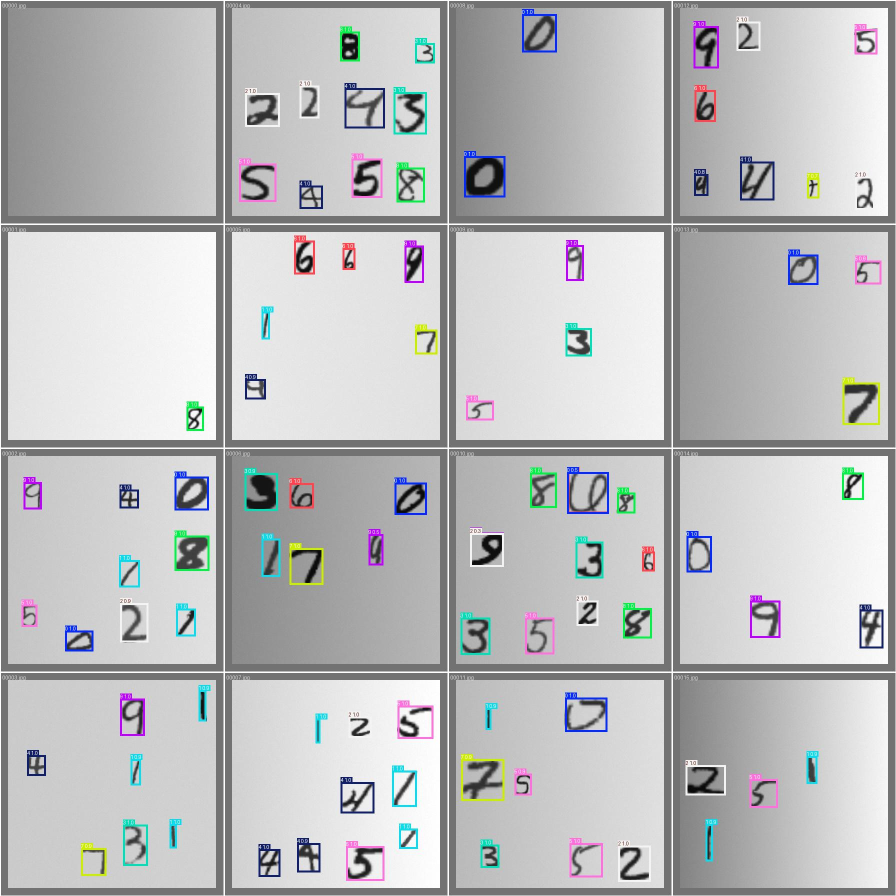
#> input picture reports/yolo/digits_20261031_180956_test/val_batch0_pred.jpg, 1792 x 1792 px (shown at 1/2 size)
$ python -i preprocess.py   (imports and definitions only)
#> lines starting #> are read from the running program, lines starting #| are printed output that depends on the picture; after the words box and inside, x2 and y2 are one past the last pixel; in counts of white or black regions, pixels touching at a corner belong together
#> further down, picture is the input picture: shape (1792, 1792, 3); mean B, G, R 188.8, 187.8, 186.9
"""Ảnh OpenCV BGR/BGRA hoặc grayscale uint8 -> tensor MNIST."""
from pathlib import Path
import cv2
import numpy as np
from PIL import Image, ImageOps, UnidentifiedImageError


class EmptyImageError(ValueError):
    pass


# [12 lines left out: function read_image, not called in this run]


def preprocess(image, polarity='auto', mode='standard'):
#> called with polarity = 'auto', mode = 'standard'
    if mode not in ('standard', 'paper'):
        raise ValueError('Chế độ phải là standard hoặc paper.')
    if polarity not in ('auto', 'dark', 'light'):
        raise ValueError('Polarity phải là auto, dark hoặc light.')
    if image is None or image.size == 0:
        raise EmptyImageError('Ảnh trống.')
    if image.dtype != np.uint8:
        raise ValueError('Ảnh đầu vào phải là uint8 (0..255).')
    if image.ndim == 3:
        if image.shape[2] == 4:
            alpha = image[..., 3:4].astype(np.float32) / 255
            image = (image[..., :3] * alpha + 255 * (1 - alpha)).astype(np.uint8)
        if image.shape[2] != 3:
            raise ValueError('Ảnh phải có 1, 3 hoặc 4 kênh.')
        gray = cv2.cvtColor(image, cv2.COLOR_BGR2GRAY)
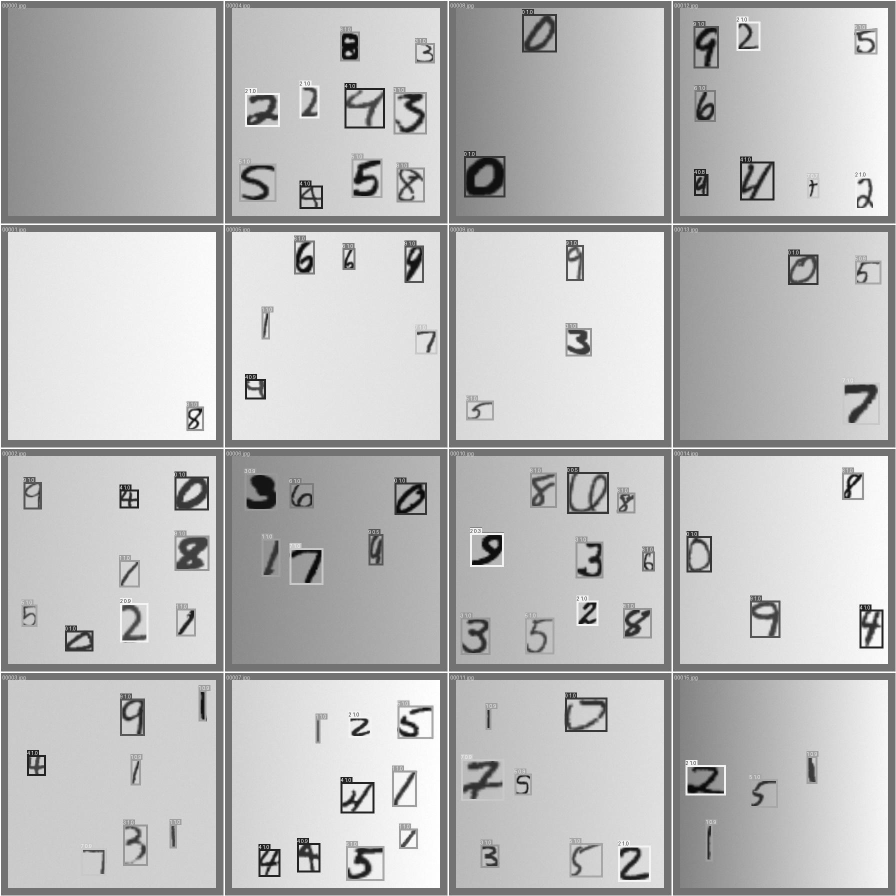
#> gray: shape (1792, 1792) (shown at 1/2 size); min 2, max 255, mean 187.6
    elif image.ndim == 2:
        gray = image.copy()
    else:
        raise ValueError('Kích thước ảnh không hợp lệ.')
    if min(gray.shape) < 3 or int(gray.max()) - int(gray.min()) < 15:
        raise EmptyImageError('Không tìm thấy nét chữ đủ rõ.')
    if mode == 'paper':
        # Giới hạn kích thước để xử lý ảnh điện thoại mà không tốn quá nhiều RAM.
        if max(gray.shape) > 1200:
            scale = 1200 / max(gray.shape)
            gray = cv2.resize(gray, None, fx=scale, fy=scale, interpolation=cv2.INTER_AREA)
        # Chế độ giấy giả định mực tối trên giấy sáng. Closing ước lượng nền
        # chậm biến thiên, division giảm bóng/gradient trước khi tìm nét mực.
        if polarity == 'light':
            gray = 255 - gray
        kernel_size = max(15, int(min(gray.shape) * .15) | 1)
        background = cv2.morphologyEx(gray, cv2.MORPH_CLOSE,
                                      cv2.getStructuringElement(cv2.MORPH_ELLIPSE, (kernel_size, kernel_size)))
        gray = 255 - cv2.divide(gray, np.maximum(background, 1), scale=255)
        if int(gray.max()) < 15:
            raise EmptyImageError('Không tìm thấy nét mực rõ trên giấy.')
        threshold, _ = cv2.threshold(gray, 0, 255, cv2.THRESH_BINARY + cv2.THRESH_OTSU)
        _, mask = cv2.threshold(gray, max(15, threshold), 255, cv2.THRESH_BINARY)
    else:
        border = np.concatenate((gray[0], gray[-1], gray[:, 0], gray[:, -1]))
#> border = 7168 values, max 255 at index 0, min 233 at index 5378, mean 254.8
        if polarity == 'dark' or (polarity == 'auto' and np.median(border) > 127):
            gray = 255 - gray
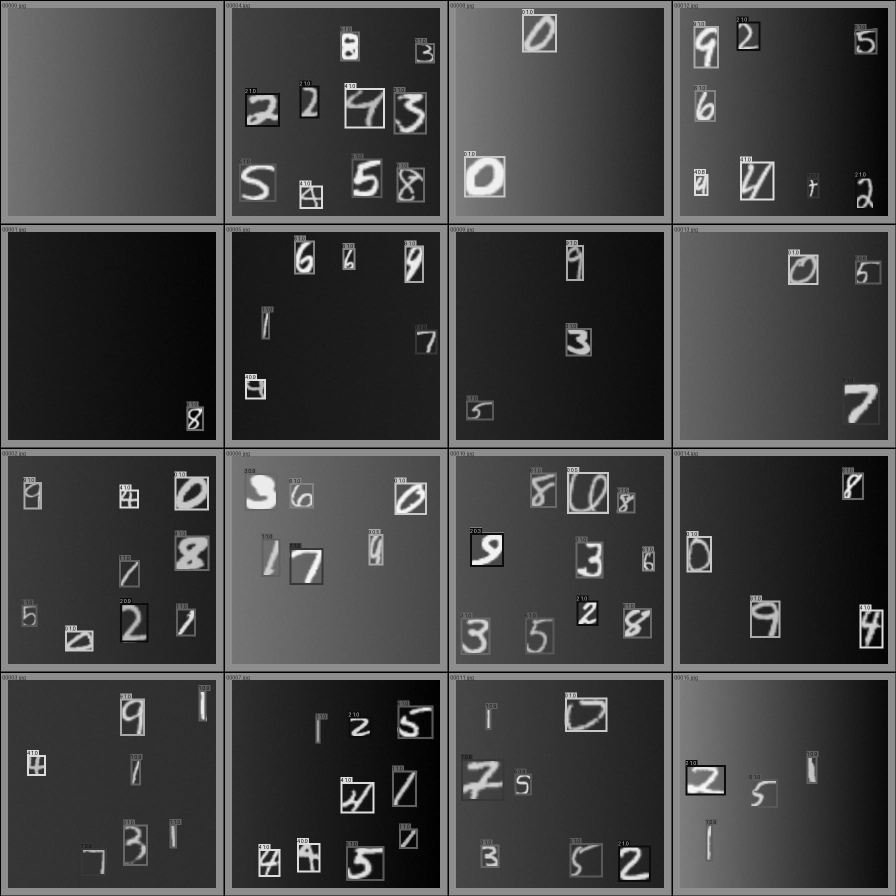
#> gray: shape (1792, 1792) (shown at 1/2 size); min 0, max 253, mean 67.4
        _, mask = cv2.threshold(gray, 0, 255, cv2.THRESH_BINARY + cv2.THRESH_OTSU)
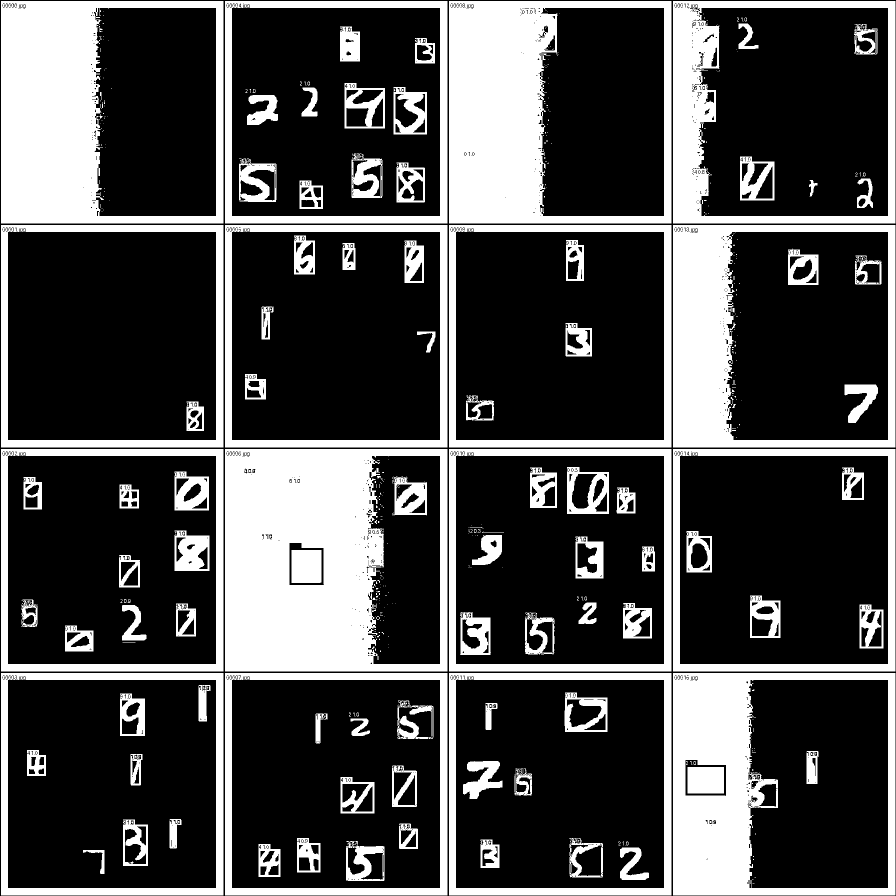
#> mask: shape (1792, 1792) (shown at 1/2 size); 29.1% white; 597 white regions (475 under 20 px), largest, box (x1, y1, x2, y2) and area: (450, 898, 895, 1343) 137946, (2, 2, 447, 447) 99614, (898, 2, 1343, 447) 98423
    count, labels, stats, _ = cv2.connectedComponentsWithStats(mask)
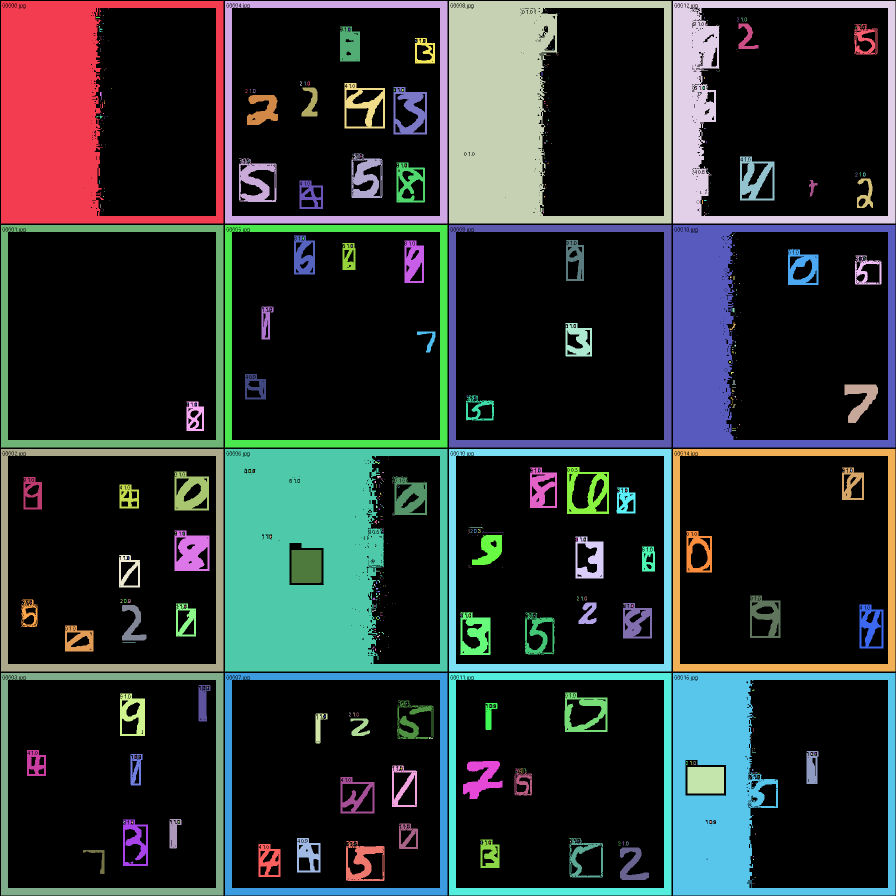
#> labels: shape (1792, 1792) int32 (shown at 1/2 size); 598 distinct labels, from 0 to 597; one colour per label, 0 black
#> count = 598; stats = 598 rows, first 6: [0, 0, 1792, 1792, 2277605], [2, 2, 445, 445, 99614], [450, 2, 445, 445, 24849], [898, 2, 445, 445, 98423], [1346, 2, 445, 445, 47250], [1091, 19, 2, 2, 3]
    minimum = max(3, int(gray.size * .0005))
#> minimum = 1605
    keep = [i for i in range(1, count) if stats[i, cv2.CC_STAT_AREA] >= minimum]
#> keep = 59 values from 1 to 592
    if mode == 'paper':
        # Mép ảnh/giấy và bóng biên không phải chữ số nằm bên trong ROI.
        # Người dùng cần chừa một viền giấy quanh nét khi khoanh vùng.
        edge_labels = set(np.concatenate((labels[0], labels[-1], labels[:, 0], labels[:, -1])))
        keep = [i for i in keep if i not in edge_labels]
    mask = np.isin(labels, keep)
    if not mask.any():
        raise EmptyImageError('Không tìm thấy chữ số; hãy chọn vùng có nét mực rõ hơn.')
    ys, xs = np.where(mask)
    foreground = np.where(mask, gray, 0).astype(np.uint8)
    crop = foreground[ys.min():ys.max()+1, xs.min():xs.max()+1]
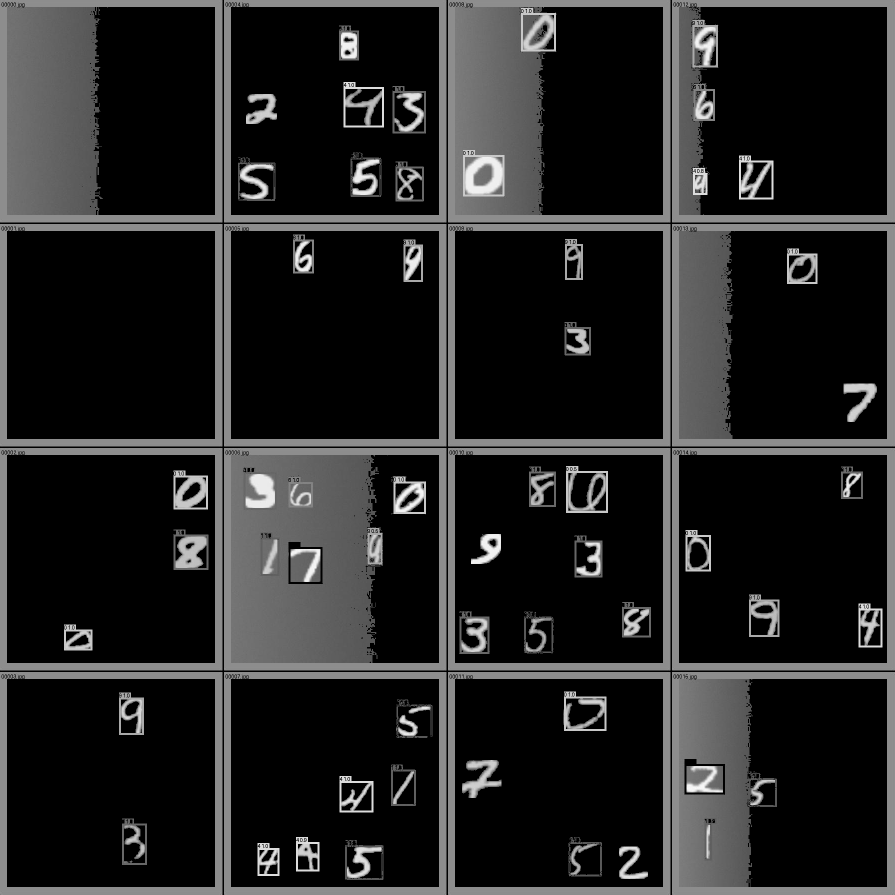
#> crop: shape (1789, 1789) (shown at 1/2 size); min 0, max 251, mean 36
    scale = 20 / max(crop.shape)
#> scale = 0.0112
    width, height = max(1, round(crop.shape[1]*scale)), max(1, round(crop.shape[0]*scale))
#> width = 20; height = 20
    resized = cv2.resize(crop, (width, height), interpolation=cv2.INTER_AREA if scale < 1 else cv2.INTER_LINEAR)
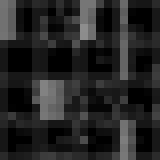
#> resized: shape (20, 20) (shown 8 times larger); min 0, max 141, mean 36.1
    padded = np.zeros((28, 28), dtype=np.uint8)
    y, x = (28-height)//2, (28-width)//2
#> y = 4; x = 4
    padded[y:y+height, x:x+width] = resized
    moments = cv2.moments(padded)
#> moments = moments, m00 14438, centre m10/m00, m01/m00 = (13.39, 13.05)
    if moments['m00']:
        dx = 13.5 - moments['m10']/moments['m00']
#> dx = 0.114
        dy = 13.5 - moments['m01']/moments['m00']
#> dy = 0.45
        padded = cv2.warpAffine(padded, np.float32([[1, 0, dx], [0, 1, dy]]), (28, 28))
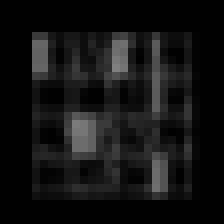
#> padded: shape (28, 28) (shown 8 times larger); min 0, max 129, mean 18.4
    return padded.astype(np.float32)[None, ..., None] / 255

>>> import cv2
>>> picture = cv2.imread('../reports/yolo/digits_20261031_180956_test/val_batch0_pred.jpg')
>>> result = preprocess(picture)

$ run again, on reports/yolo/digits_20261031_180956_test/val_batch1_pred.jpg
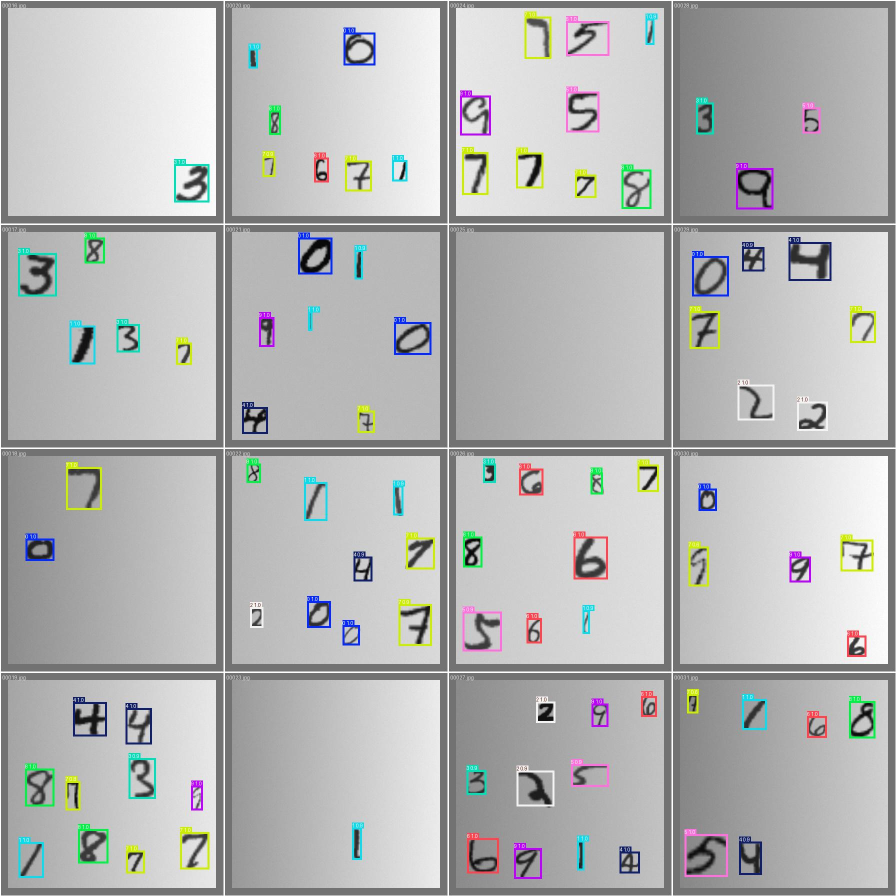
#> input picture reports/yolo/digits_20261031_180956_test/val_batch1_pred.jpg, 1792 x 1792 px (shown at 1/2 size)
#> picture is the input picture: shape (1792, 1792, 3); mean B, G, R 180.1, 180.6, 179.5
#> border = 7168 values, max 255 at index 0, min 233 at index 5378, mean 254.8
#> in preprocess, `count, labels, stats, _ = cv2.connectedComponentsWithStats(mask)`:
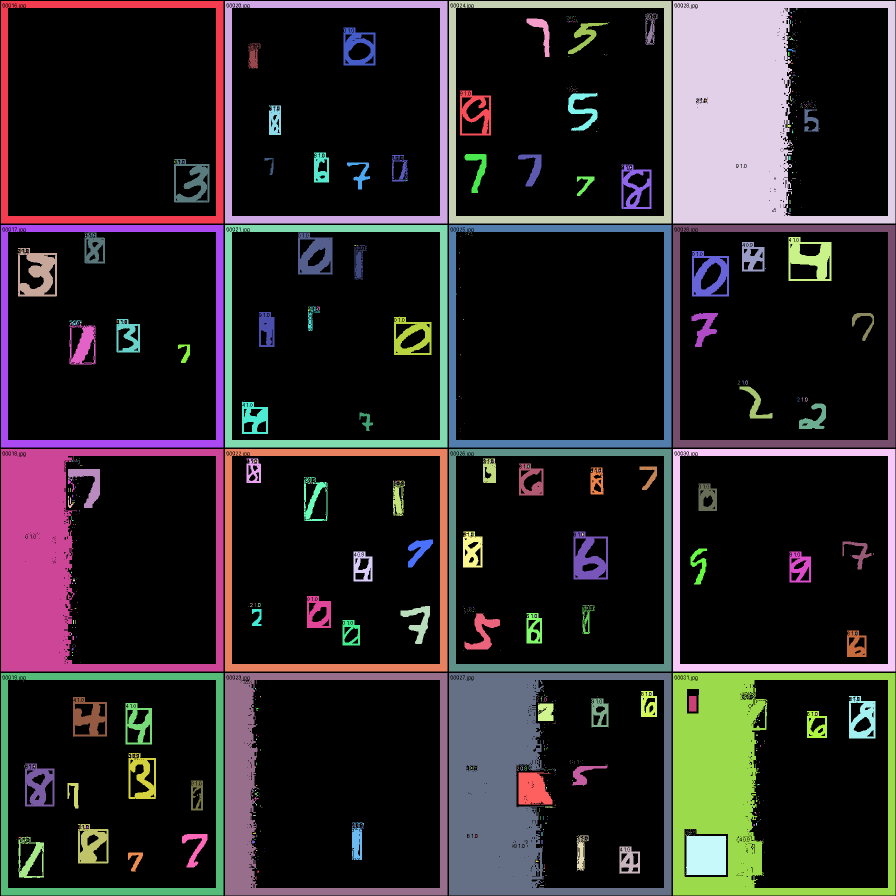
#> labels: shape (1792, 1792) int32 (shown at 1/2 size); 737 distinct labels, from 0 to 736; one colour per label, 0 black
#> count = 737; stats = 737 rows, first 6: [0, 0, 1792, 1792, 2395124], [2, 2, 445, 445, 24839], [450, 2, 445, 445, 24833], [898, 2, 445, 445, 24838], [1346, 2, 445, 445, 114264], [1592, 17, 3, 2, 6]
#> keep = 50 values from 1 to 692
#> moments = moments, m00 12800, centre m10/m00, m01/m00 = (13.88, 14.09)
#> dx = -0.383
#> dy = -0.591
#> in preprocess, `padded = cv2.warpAffine(padded, np.float32([[1, 0, dx], [0, 1, dy]]), ..`:
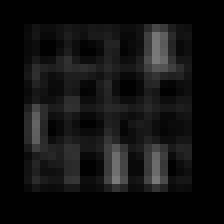
#> padded: shape (28, 28) (shown 8 times larger); min 0, max 121, mean 16.3

$ run again, on reports/yolo/digits_20261031_180956_test/val_batch2_pred.jpg
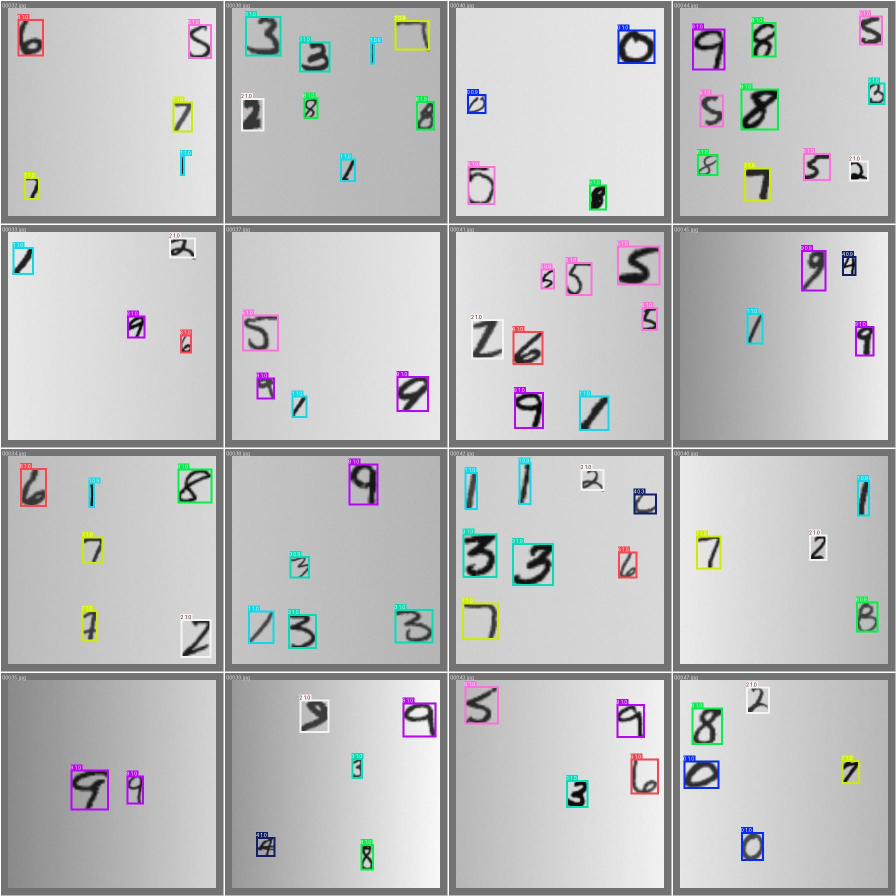
#> input picture reports/yolo/digits_20261031_180956_test/val_batch2_pred.jpg, 1792 x 1792 px (shown at 1/2 size)
#> picture is the input picture: shape (1792, 1792, 3); mean B, G, R 188.5, 188, 187.3
#> border = 7168 values, max 255 at index 0, min 233 at index 5378, mean 254.8
#> in preprocess, `count, labels, stats, _ = cv2.connectedComponentsWithStats(mask)`:
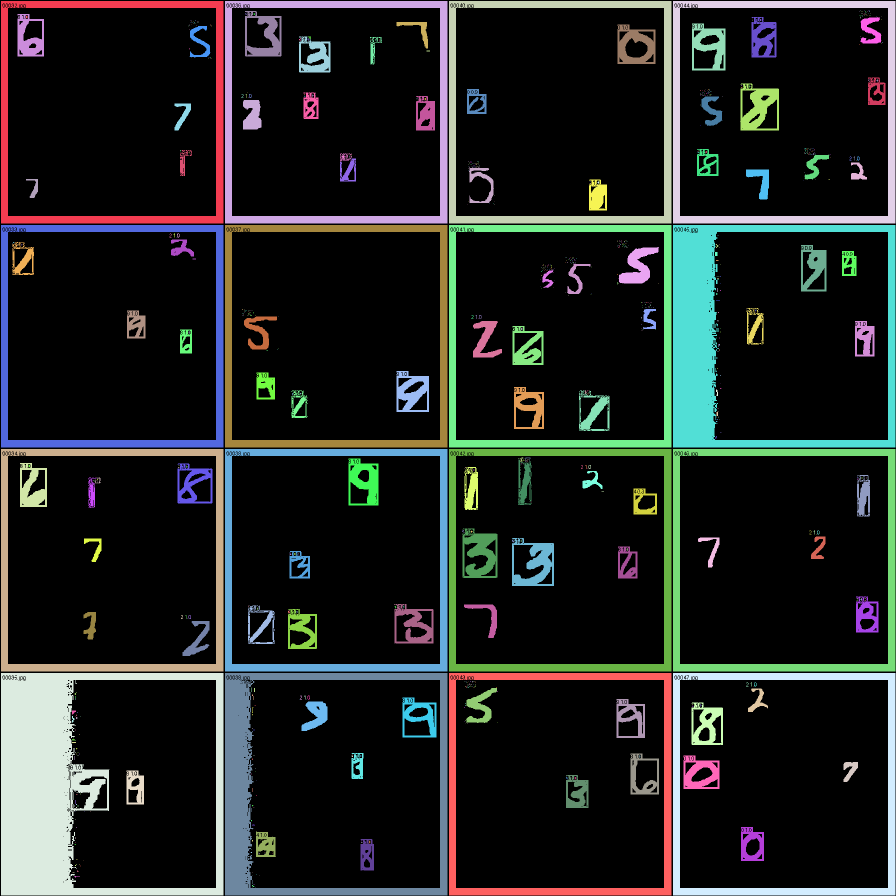
#> labels: shape (1792, 1792) int32 (shown at 1/2 size); 740 distinct labels, from 0 to 739; one colour per label, 0 black
#> count = 740; stats = 740 rows, first 6: [0, 0, 1792, 1792, 2563596], [2, 2, 445, 445, 24837], [450, 2, 445, 445, 24833], [898, 2, 445, 445, 24835], [1346, 2, 445, 445, 24837], [1720, 21, 1, 1, 1]
#> keep = 53 values from 1 to 708
#> moments = moments, m00 10430, centre m10/m00, m01/m00 = (13.26, 13.96)
#> dx = 0.242
#> dy = -0.457
#> in preprocess, `padded = cv2.warpAffine(padded, np.float32([[1, 0, dx], [0, 1, dy]]), ..`:
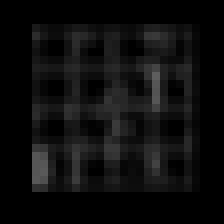
#> padded: shape (28, 28) (shown 8 times larger); min 0, max 93, mean 13.3
